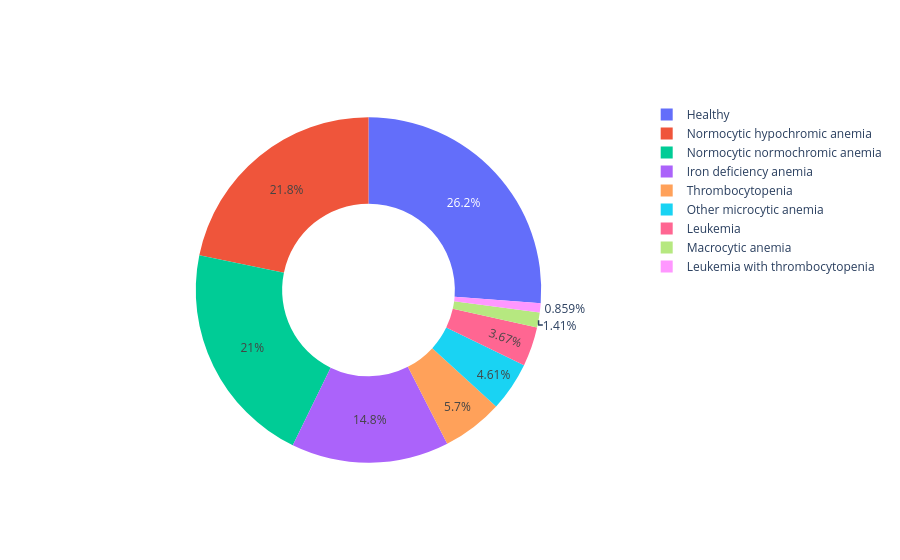

The code cell stored with this chart in its notebook:
### Code cell
fig = go.Figure(data=[go.Pie(labels=data['Diagnosis'], pull=[0.0,0.1],hole=0.5)])
fig.show()

### Figure 1 — Plotly figure (JSON) as saved in the notebook; plotly's stock layout.template omitted (floating-point values rounded to 4 significant figures; data arrays with more than 128 entries replaced by an {"elided": "..."} marker saying what was removed)
{"data": [{"hole": 0.5, "labels": {"elided": "1281 str values"}, "pull": [0, 0.1], "type": "pie"}], "layout": {}}
